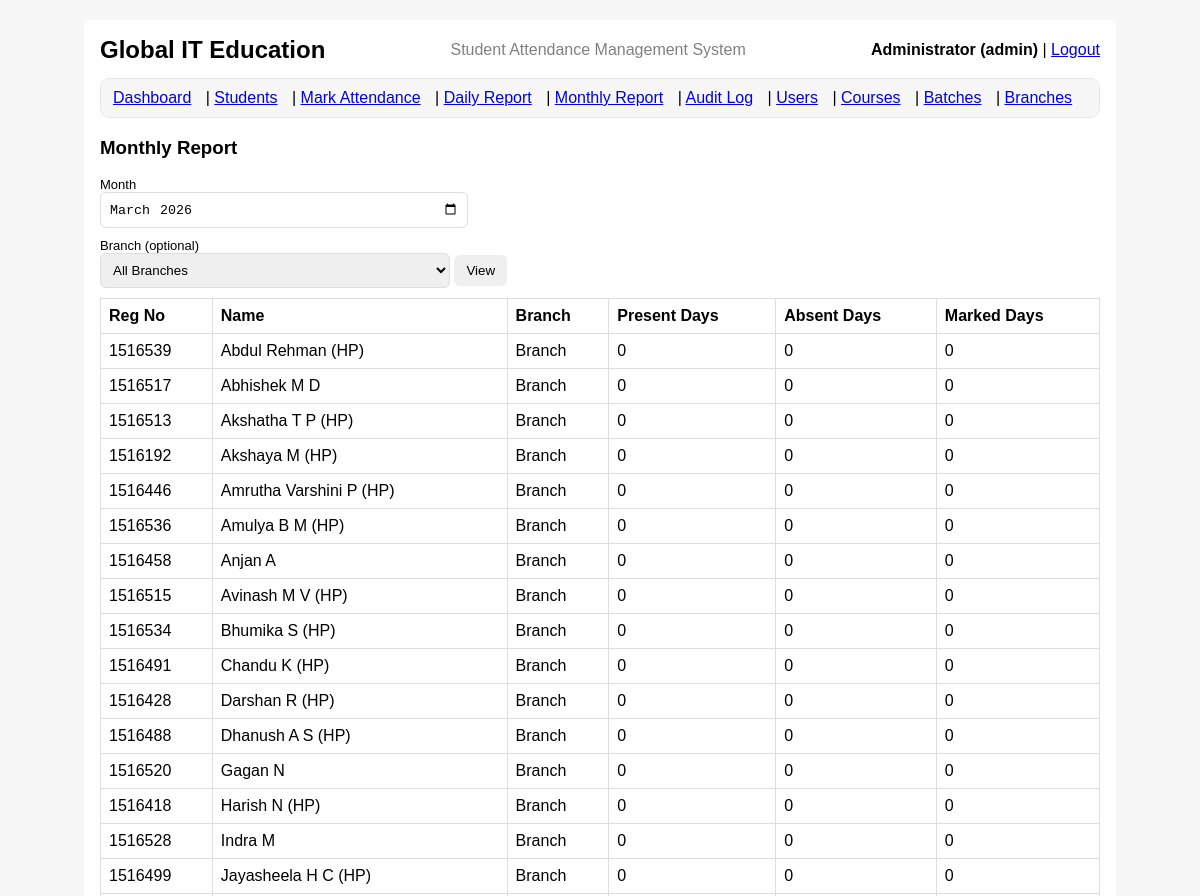
Page /report/monthly (signed in, upper part) on the earlier database version.
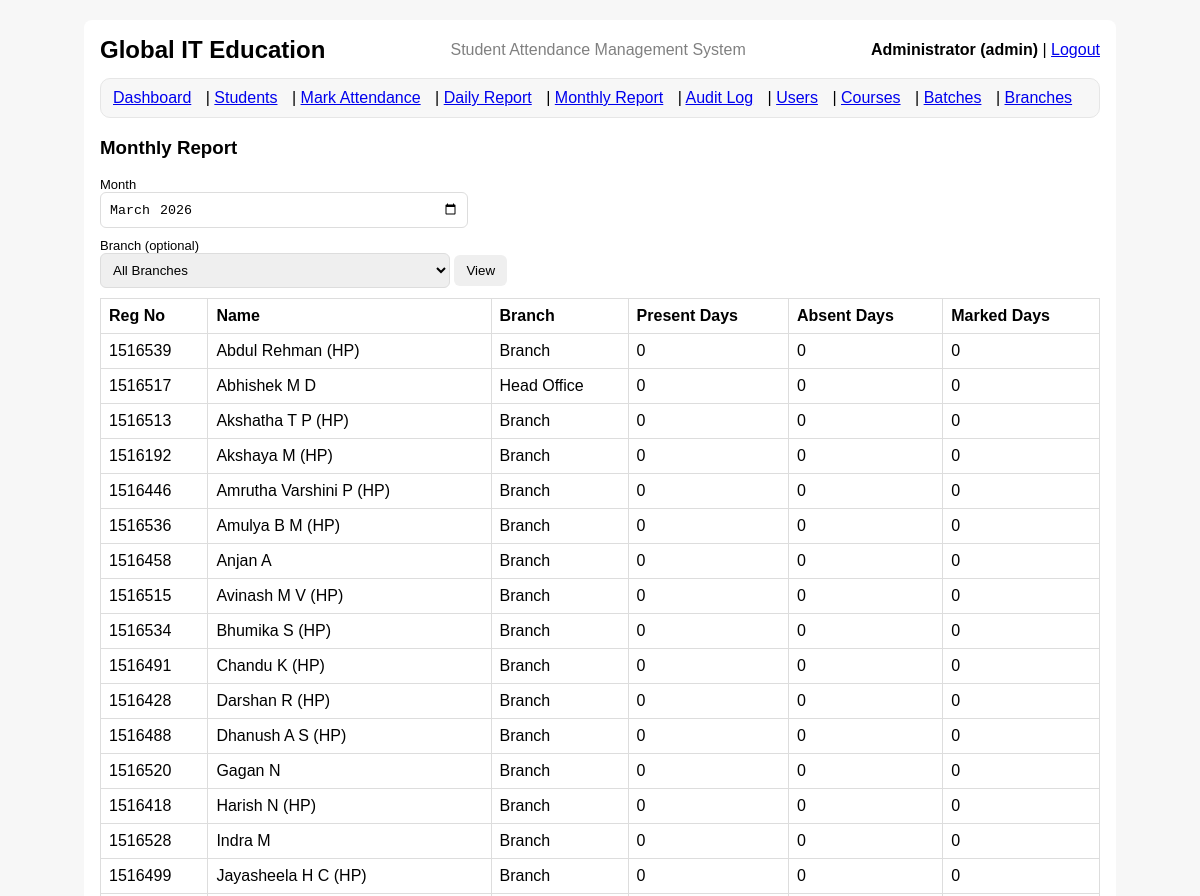
Same page on the later database version.
### tables this page shows
CREATE TABLE students (
  id INTEGER PRIMARY KEY AUTOINCREMENT,
  full_name TEXT NOT NULL,
  mobile_number TEXT,
  registration_number TEXT NOT NULL UNIQUE,
  course_id INTEGER,
  branch_id INTEGER,
  address TEXT,
  qualification TEXT,
  date_of_joining TEXT NOT NULL,
  is_active INTEGER NOT NULL DEFAULT 1,
  FOREIGN KEY(course_id) REFERENCES courses(id),
  FOREIGN KEY(branch_id) REFERENCES branches(id)
);

### app.py (the view)
@app.route("/report/monthly", methods=["GET"])
@login_required
def report_monthly():
    month = request.args.get("month") or str(date.today())[:7]
    branch_id = request.args.get("branch_id")
    conn = get_conn()
    cur = conn.cursor()
    cur.execute(
        """
        SELECT id, branch_name
        FROM branches
        WHERE is_active=1
        ORDER BY branch_name
        """
    )
    branches_rows = cur.fetchall()
    if branch_id:
        cur.execute(
            """
            SELECT s.registration_number, s.full_name, s.branch_id, br.branch_name,
                   SUM(CASE WHEN a.status='P' THEN 1 ELSE 0 END) AS present_days,
                   SUM(CASE WHEN a.status='A' THEN 1 ELSE 0 END) AS absent_days,
                   COUNT(a.id) AS marked_days
            FROM students s
            LEFT JOIN attendance a
              ON a.student_id = s.id AND substr(a.att_date, 1, 7) = ?
            LEFT JOIN branches br ON br.id = s.branch_id
            WHERE s.is_active=1 AND s.branch_id=?
            GROUP BY s.id
            ORDER BY s.full_name
            """,
            (month, branch_id),
        )
    else:
        cur.execute(
            """
            SELECT s.registration_number, s.full_name, s.branch_id, br.branch_name,
                   SUM(CASE WHEN a.status='P' THEN 1 ELSE 0 END) AS present_days,
                   SUM(CASE WHEN a.status='A' THEN 1 ELSE 0 END) AS absent_days,
                   COUNT(a.id) AS marked_days
            FROM students s
            LEFT JOIN attendance a
              ON a.student_id = s.id AND substr(a.att_date, 1, 7) = ?
            LEFT JOIN branches br ON br.id = s.branch_id
            WHERE s.is_active=1
            GROUP BY s.id
            ORDER BY s.full_name
            """,
            (month,),
        )
    rows = cur.fetchall()
    conn.close()
    return render_template(
        "report_monthly.html",
        rows=rows,
        month=month,
        branches=branches_rows,
        branch_id=branch_id,
    )

### auth.py (called while the page is built)
def login_required(view_func):
    @wraps(view_func)
    def wrapper(*args, **kwargs):
        if "user_id" not in session:
            flash("Please login first.", "danger")
            return redirect(url_for("login"))
        return view_func(*args, **kwargs)
    return wrapper

### db.py (called while the page is built)
def get_conn():
    conn = sqlite3.connect(DB_PATH)
    conn.row_factory = sqlite3.Row
    conn.execute("PRAGMA foreign_keys = ON;")
    return conn

### templates/report_monthly.html (shortened to what this page needs)
{% extends "base.html" %}
{% block content %}
<h3>Monthly Report</h3>
<form method="get">
  <label>Month</label>
  <input type="month" name="month" value="{{ month }}">
  <label>Branch (optional)</label>
  <select name="branch_id">
    <option value="">All Branches</option>
  </select>
  <button type="submit">View</button>
</form>
<table>
  <tr>
    <th>Reg No</th>
    <th>Name</th>
    <th>Branch</th>
    <th>Present Days</th>
    <th>Absent Days</th>
    <th>Marked Days</th>
  </tr>
  {% for r in rows %}
  <tr>
    <td>{{ r.registration_number }}</td>
    <td>{{ r.full_name }}</td>
    <td>{{ r.branch_name or "-" }}</td>
    <td>{{ r.present_days or 0 }}</td>
    <td>{{ r.absent_days or 0 }}</td>
    <td>{{ r.marked_days or 0 }}</td>
  </tr>
  {% endfor %}
</table>
{% endblock %}

Differences in the rows shown:
changed students "Abhishek M D": branch_name "Branch" → "Head Office"
